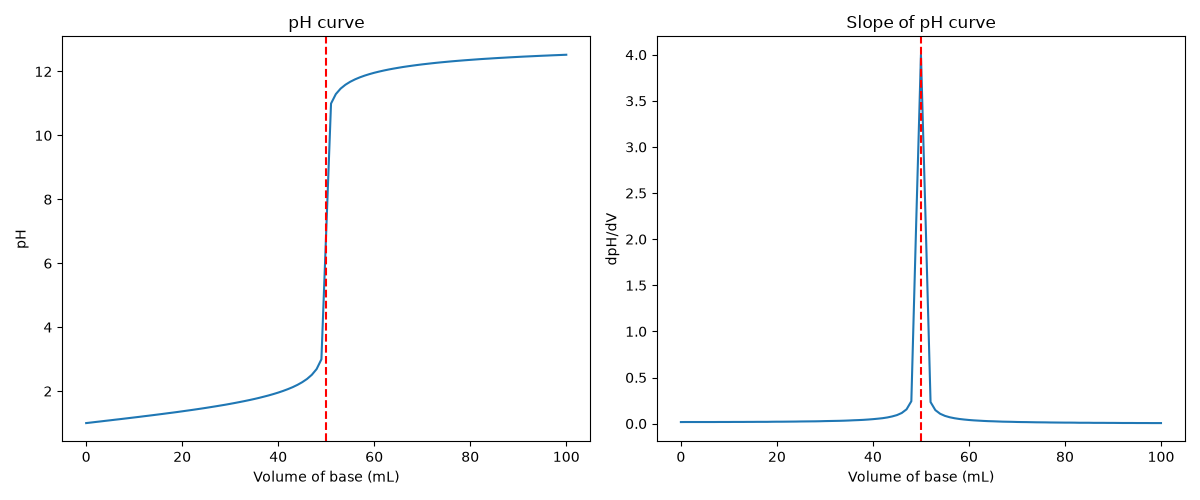

This figure's Python source:
"""
PW2 Lab B Part 5 (bonus) -- find a titration's equivalence point.

titration.csv holds a titration curve: pH versus the volume of base added.
The equivalence point is the volume where the pH changes fastest (the steep
jump). Numerically, that is where the SLOPE of the pH curve is largest.
Run:  python titration.py
"""
import numpy as np
import matplotlib.pyplot as plt

# TODO 1: read titration.csv (columns volume_base, pH) into arrays V, pH.
data = np.loadtxt("titration.csv", delimiter=",", skiprows=1)
V = data[:, 0]
pH = data[:, 1]

# TODO 2: compute the slope of the pH curve with np.gradient(pH, V), and find
#         the volume where that slope is largest (np.argmax). That is the
#         equivalence point. Print it.
slope = np.gradient(pH, V)
index = np.argmax(slope)
equivalence_volume = V[index]
print("Equivalence point at about", equivalence_volume, "mL")

# TODO 3: make two plots side by side: (left) pH vs volume with a line at the
#         equivalence point; (right) the slope vs volume, showing it peaks
#         at the equivalence point. Save as titration.png.
fig, axes = plt.subplots(1, 2, figsize=(12, 5))

axes[0].plot(V, pH)
axes[0].axvline(equivalence_volume, color="red", linestyle="--")
axes[0].set_title("pH curve")
axes[0].set_xlabel("Volume of base (mL)")
axes[0].set_ylabel("pH")

axes[1].plot(V, slope)
axes[1].axvline(equivalence_volume, color="red", linestyle="--")
axes[1].set_title("Slope of pH curve")
axes[1].set_xlabel("Volume of base (mL)")
axes[1].set_ylabel("dpH/dV")

plt.tight_layout()
plt.savefig("titration.png")
